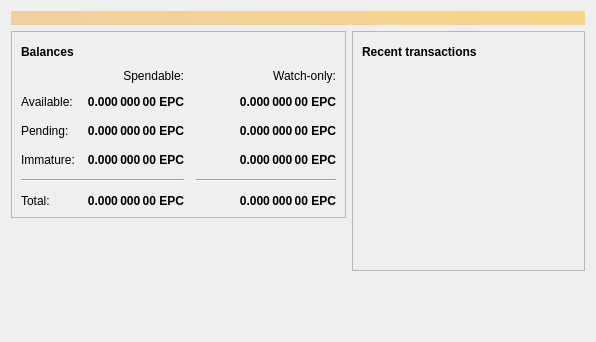
<?xml version="1.0" encoding="UTF-8"?>
<ui version="4.0">
 <class>OverviewPage</class>
 <widget class="QWidget" name="OverviewPage">
  <property name="geometry">
   <rect>
    <x>0</x>
    <y>0</y>
    <width>596</width>
    <height>342</height>
   </rect>
  </property>
  <property name="windowTitle">
   <string>Form</string>
  </property>
  <layout class="QVBoxLayout" name="topLayout">
   <item>
    <widget class="QLabel" name="labelAlerts">
     <property name="visible">
      <bool>false</bool>
     </property>
     <property name="styleSheet">
      <string notr="true">QLabel { background-color: qlineargradient(x1: 0, y1: 0, x2: 1, y2: 0, stop:0 #F0D0A0, stop:1 #F8D488); color:#000000; }</string>
     </property>
     <property name="wordWrap">
      <bool>true</bool>
     </property>
     <property name="margin">
      <number>3</number>
     </property>
     <property name="textInteractionFlags">
      <set>Qt::TextSelectableByMouse</set>
     </property>
    </widget>
   </item>
   <item>
    <layout class="QHBoxLayout" name="horizontalLayout" stretch="1,1">
     <item>
      <layout class="QVBoxLayout" name="verticalLayout_2">
       <item>
        <widget class="QFrame" name="frame">
         <property name="frameShape">
          <enum>QFrame::StyledPanel</enum>
         </property>
         <property name="frameShadow">
          <enum>QFrame::Raised</enum>
         </property>
         <layout class="QVBoxLayout" name="verticalLayout_4">
          <item>
           <layout class="QHBoxLayout" name="horizontalLayout_4">
            <item>
             <widget class="QLabel" name="label_5">
              <property name="font">
               <font>
                <weight>75</weight>
                <bold>true</bold>
               </font>
              </property>
              <property name="text">
               <string>Balances</string>
              </property>
             </widget>
            </item>
            <item>
             <widget class="QPushButton" name="labelWalletStatus">
              <property name="enabled">
               <bool>false</bool>
              </property>
              <property name="maximumSize">
               <size>
                <width>30</width>
                <height>16777215</height>
               </size>
              </property>
              <property name="toolTip">
               <string>The displayed information may be out of date. Your wallet automatically synchronizes with the Experiencecoin network after a connection is established, but this process has not completed yet.</string>
              </property>
              <property name="text">
               <string/>
              </property>
              <property name="icon">
               <iconset resource="../bitcoin.qrc">
                <normaloff>:/icons/warning</normaloff>
                <disabledoff>:/icons/warning</disabledoff>:/icons/warning</iconset>
              </property>
              <property name="iconSize">
               <size>
                <width>24</width>
                <height>24</height>
               </size>
              </property>
              <property name="flat">
               <bool>true</bool>
              </property>
             </widget>
            </item>
            <item>
             <spacer name="horizontalSpacer_3">
              <property name="orientation">
               <enum>Qt::Horizontal</enum>
              </property>
              <property name="sizeHint" stdset="0">
               <size>
                <width>40</width>
                <height>20</height>
               </size>
              </property>
             </spacer>
            </item>
           </layout>
          </item>
          <item>
           <layout class="QGridLayout" name="gridLayout">
            <property name="spacing">
             <number>12</number>
            </property>
            <item row="2" column="2">
             <widget class="QLabel" name="labelWatchPending">
              <property name="font">
               <font>
                <weight>75</weight>
                <bold>true</bold>
               </font>
              </property>
              <property name="cursor">
               <cursorShape>IBeamCursor</cursorShape>
              </property>
              <property name="toolTip">
               <string>Unconfirmed transactions to watch-only addresses</string>
              </property>
              <property name="text">
               <string notr="true">0.000 000 00 EPC</string>
              </property>
              <property name="alignment">
               <set>Qt::AlignRight|Qt::AlignTrailing|Qt::AlignVCenter</set>
              </property>
              <property name="textInteractionFlags">
               <set>Qt::LinksAccessibleByMouse|Qt::TextSelectableByKeyboard|Qt::TextSelectableByMouse</set>
              </property>
             </widget>
            </item>
            <item row="2" column="1">
             <widget class="QLabel" name="labelUnconfirmed">
              <property name="font">
               <font>
                <weight>75</weight>
                <bold>true</bold>
               </font>
              </property>
              <property name="cursor">
               <cursorShape>IBeamCursor</cursorShape>
              </property>
              <property name="toolTip">
               <string>Total of transactions that have yet to be confirmed, and do not yet count toward the spendable balance</string>
              </property>
              <property name="text">
               <string notr="true">0.000 000 00 EPC</string>
              </property>
              <property name="alignment">
               <set>Qt::AlignRight|Qt::AlignTrailing|Qt::AlignVCenter</set>
              </property>
              <property name="textInteractionFlags">
               <set>Qt::LinksAccessibleByMouse|Qt::TextSelectableByKeyboard|Qt::TextSelectableByMouse</set>
              </property>
             </widget>
            </item>
            <item row="3" column="2">
             <widget class="QLabel" name="labelWatchImmature">
              <property name="font">
               <font>
                <weight>75</weight>
                <bold>true</bold>
               </font>
              </property>
              <property name="cursor">
               <cursorShape>IBeamCursor</cursorShape>
              </property>
              <property name="toolTip">
               <string>Mined balance in watch-only addresses that has not yet matured</string>
              </property>
              <property name="text">
               <string notr="true">0.000 000 00 EPC</string>
              </property>
              <property name="alignment">
               <set>Qt::AlignRight|Qt::AlignTrailing|Qt::AlignVCenter</set>
              </property>
              <property name="textInteractionFlags">
               <set>Qt::LinksAccessibleByMouse|Qt::TextSelectableByKeyboard|Qt::TextSelectableByMouse</set>
              </property>
             </widget>
            </item>
            <item row="4" column="0" colspan="2">
             <widget class="Line" name="line">
              <property name="orientation">
               <enum>Qt::Horizontal</enum>
              </property>
             </widget>
            </item>
            <item row="4" column="2">
             <widget class="Line" name="lineWatchBalance">
              <property name="sizePolicy">
               <sizepolicy hsizetype="Preferred" vsizetype="Fixed">
                <horstretch>0</horstretch>
                <verstretch>0</verstretch>
               </sizepolicy>
              </property>
              <property name="minimumSize">
               <size>
                <width>140</width>
                <height>0</height>
               </size>
              </property>
              <property name="orientation">
               <enum>Qt::Horizontal</enum>
              </property>
             </widget>
            </item>
            <item row="5" column="0">
             <widget class="QLabel" name="labelTotalText">
              <property name="text">
               <string>Total:</string>
              </property>
             </widget>
            </item>
            <item row="3" column="1">
             <widget class="QLabel" name="labelImmature">
              <property name="font">
               <font>
                <weight>75</weight>
                <bold>true</bold>
               </font>
              </property>
              <property name="cursor">
               <cursorShape>IBeamCursor</cursorShape>
              </property>
              <property name="toolTip">
               <string>Mined balance that has not yet matured</string>
              </property>
              <property name="text">
               <string notr="true">0.000 000 00 EPC</string>
              </property>
              <property name="alignment">
               <set>Qt::AlignRight|Qt::AlignTrailing|Qt::AlignVCenter</set>
              </property>
              <property name="textInteractionFlags">
               <set>Qt::LinksAccessibleByMouse|Qt::TextSelectableByKeyboard|Qt::TextSelectableByMouse</set>
              </property>
             </widget>
            </item>
            <item row="2" column="3">
             <spacer name="horizontalSpacer_2">
              <property name="orientation">
               <enum>Qt::Horizontal</enum>
              </property>
              <property name="sizeHint" stdset="0">
               <size>
                <width>40</width>
                <height>20</height>
               </size>
              </property>
             </spacer>
            </item>
            <item row="3" column="0">
             <widget class="QLabel" name="labelImmatureText">
              <property name="text">
               <string>Immature:</string>
              </property>
             </widget>
            </item>
            <item row="5" column="1">
             <widget class="QLabel" name="labelTotal">
              <property name="font">
               <font>
                <weight>75</weight>
                <bold>true</bold>
               </font>
              </property>
              <property name="cursor">
               <cursorShape>IBeamCursor</cursorShape>
              </property>
              <property name="toolTip">
               <string>Your current total balance</string>
              </property>
              <property name="text">
               <string notr="true">0.000 000 00 EPC</string>
              </property>
              <property name="alignment">
               <set>Qt::AlignRight|Qt::AlignTrailing|Qt::AlignVCenter</set>
              </property>
              <property name="textInteractionFlags">
               <set>Qt::LinksAccessibleByMouse|Qt::TextSelectableByKeyboard|Qt::TextSelectableByMouse</set>
              </property>
             </widget>
            </item>
            <item row="5" column="2">
             <widget class="QLabel" name="labelWatchTotal">
              <property name="font">
               <font>
                <weight>75</weight>
                <bold>true</bold>
               </font>
              </property>
              <property name="cursor">
               <cursorShape>IBeamCursor</cursorShape>
              </property>
              <property name="toolTip">
               <string>Current total balance in watch-only addresses</string>
              </property>
              <property name="text">
               <string notr="true">0.000 000 00 EPC</string>
              </property>
              <property name="alignment">
               <set>Qt::AlignRight|Qt::AlignTrailing|Qt::AlignVCenter</set>
              </property>
              <property name="textInteractionFlags">
               <set>Qt::LinksAccessibleByMouse|Qt::TextSelectableByKeyboard|Qt::TextSelectableByMouse</set>
              </property>
             </widget>
            </item>
            <item row="0" column="2">
             <widget class="QLabel" name="labelWatchonly">
              <property name="text">
               <string>Watch-only:</string>
              </property>
              <property name="alignment">
               <set>Qt::AlignRight|Qt::AlignTrailing|Qt::AlignVCenter</set>
              </property>
             </widget>
            </item>
            <item row="1" column="0">
             <widget class="QLabel" name="labelBalanceText">
              <property name="text">
               <string>Available:</string>
              </property>
             </widget>
            </item>
            <item row="1" column="1">
             <widget class="QLabel" name="labelBalance">
              <property name="font">
               <font>
                <weight>75</weight>
                <bold>true</bold>
               </font>
              </property>
              <property name="cursor">
               <cursorShape>IBeamCursor</cursorShape>
              </property>
              <property name="toolTip">
               <string>Your current spendable balance</string>
              </property>
              <property name="text">
               <string notr="true">0.000 000 00 EPC</string>
              </property>
              <property name="alignment">
               <set>Qt::AlignRight|Qt::AlignTrailing|Qt::AlignVCenter</set>
              </property>
              <property name="textInteractionFlags">
               <set>Qt::LinksAccessibleByMouse|Qt::TextSelectableByKeyboard|Qt::TextSelectableByMouse</set>
              </property>
             </widget>
            </item>
            <item row="1" column="2">
             <widget class="QLabel" name="labelWatchAvailable">
              <property name="font">
               <font>
                <weight>75</weight>
                <bold>true</bold>
               </font>
              </property>
              <property name="cursor">
               <cursorShape>IBeamCursor</cursorShape>
              </property>
              <property name="toolTip">
               <string>Your current balance in watch-only addresses</string>
              </property>
              <property name="text">
               <string notr="true">0.000 000 00 EPC</string>
              </property>
              <property name="alignment">
               <set>Qt::AlignRight|Qt::AlignTrailing|Qt::AlignVCenter</set>
              </property>
              <property name="textInteractionFlags">
               <set>Qt::LinksAccessibleByMouse|Qt::TextSelectableByKeyboard|Qt::TextSelectableByMouse</set>
              </property>
             </widget>
            </item>
            <item row="2" column="0">
             <widget class="QLabel" name="labelPendingText">
              <property name="text">
               <string>Pending:</string>
              </property>
             </widget>
            </item>
            <item row="0" column="1">
             <widget class="QLabel" name="labelSpendable">
              <property name="text">
               <string>Spendable:</string>
              </property>
              <property name="alignment">
               <set>Qt::AlignRight|Qt::AlignTrailing|Qt::AlignVCenter</set>
              </property>
             </widget>
            </item>
           </layout>
          </item>
         </layout>
        </widget>
       </item>
       <item>
        <spacer name="verticalSpacer">
         <property name="orientation">
          <enum>Qt::Vertical</enum>
         </property>
         <property name="sizeHint" stdset="0">
          <size>
           <width>20</width>
           <height>40</height>
          </size>
         </property>
        </spacer>
       </item>
      </layout>
     </item>
     <item>
      <layout class="QVBoxLayout" name="verticalLayout_3">
       <item>
        <widget class="QFrame" name="frame_2">
         <property name="frameShape">
          <enum>QFrame::StyledPanel</enum>
         </property>
         <property name="frameShadow">
          <enum>QFrame::Raised</enum>
         </property>
         <layout class="QVBoxLayout" name="verticalLayout">
          <item>
           <layout class="QHBoxLayout" name="horizontalLayout_2">
            <item>
             <widget class="QLabel" name="label_4">
              <property name="font">
               <font>
                <weight>75</weight>
                <bold>true</bold>
               </font>
              </property>
              <property name="text">
               <string>Recent transactions</string>
              </property>
             </widget>
            </item>
            <item>
             <widget class="QPushButton" name="labelTransactionsStatus">
              <property name="enabled">
               <bool>false</bool>
              </property>
              <property name="maximumSize">
               <size>
                <width>30</width>
                <height>16777215</height>
               </size>
              </property>
              <property name="toolTip">
               <string>The displayed information may be out of date. Your wallet automatically synchronizes with the Experiencecoin network after a connection is established, but this process has not completed yet.</string>
              </property>
              <property name="text">
               <string/>
              </property>
              <property name="icon">
               <iconset resource="../bitcoin.qrc">
                <normaloff>:/icons/warning</normaloff>
                <disabledoff>:/icons/warning</disabledoff>:/icons/warning</iconset>
              </property>
              <property name="iconSize">
               <size>
                <width>24</width>
                <height>24</height>
               </size>
              </property>
              <property name="flat">
               <bool>true</bool>
              </property>
             </widget>
            </item>
            <item>
             <spacer name="horizontalSpacer">
              <property name="orientation">
               <enum>Qt::Horizontal</enum>
              </property>
              <property name="sizeHint" stdset="0">
               <size>
                <width>40</width>
                <height>20</height>
               </size>
              </property>
             </spacer>
            </item>
           </layout>
          </item>
          <item>
           <widget class="QListView" name="listTransactions">
            <property name="styleSheet">
             <string notr="true">QListView { background: transparent; }</string>
            </property>
            <property name="frameShape">
             <enum>QFrame::NoFrame</enum>
            </property>
            <property name="verticalScrollBarPolicy">
             <enum>Qt::ScrollBarAlwaysOff</enum>
            </property>
            <property name="horizontalScrollBarPolicy">
             <enum>Qt::ScrollBarAlwaysOff</enum>
            </property>
            <property name="selectionMode">
             <enum>QAbstractItemView::NoSelection</enum>
            </property>
           </widget>
          </item>
         </layout>
        </widget>
       </item>
       <item>
        <spacer name="verticalSpacer_2">
         <property name="orientation">
          <enum>Qt::Vertical</enum>
         </property>
         <property name="sizeHint" stdset="0">
          <size>
           <width>20</width>
           <height>40</height>
          </size>
         </property>
        </spacer>
       </item>
      </layout>
     </item>
    </layout>
   </item>
  </layout>
 </widget>
 <resources/>
 <connections/>
</ui>
